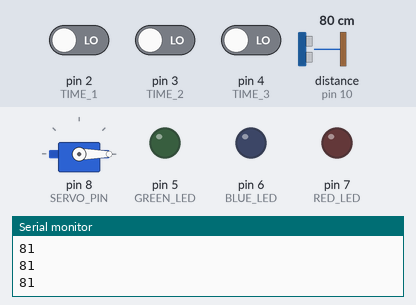
Recording of a sketch running on a simulated Arduino Uno, built with avr-gcc and run on an emulated ATmega328P. On the bench: servo, output pins drawn as LEDs (lit = HIGH), the last lines printed to the serial monitor. The inputs (shaded band) are chosen by the test bench; at power-on: distance to the obstacle (sensor on pin 10) 80 cm, pin 2 (TIME_1) LOW, pin 3 (TIME_2) LOW, pin 4 (TIME_3) LOW. The echo pulse lasts 58.3 µs per cm.

Above: at 1.2 s.
1.3 s: distance to the obstacle (sensor on pin 10) set to 12 cm
3.1 s: distance to the obstacle (sensor on pin 10) set to 9 cm
At 4.2 s:
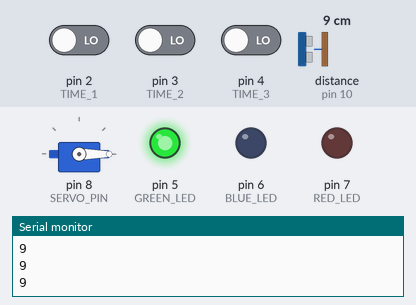
At 6.7 s:
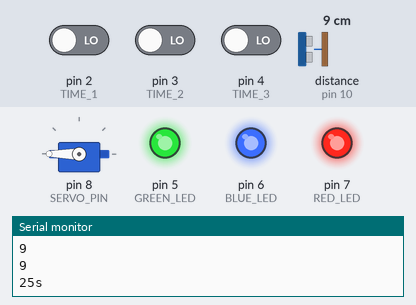
Timing chart, 0 to 8.2 s (numbered marks = the images above; inputs shaded):
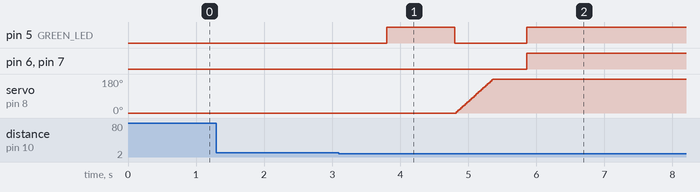

Measured:
- the behaviour switches between 11 and 10 cm on distance to the obstacle (sensor on pin 10) (found by bisection; images 0 and 1)
- after the input at 3.1 s, pin 5 (GREEN_LED): LOW → HIGH after 0.71 s, → LOW 1.0 s later, → HIGH 1.1 s later; pin 6 (BLUE_LED), pin 7 (RED_LED): LOW → HIGH after 2.8 s; servo on pin 8 (SERVO_PIN): moves from 0° to 180° over 0.54 s, starting after 1.7 s

The sketch:

l2o_howard_benedikt_85748242_lab81.ino
```cpp
/*
Name:			Benedikt Howard
E-mail:			benedikthoward@gmail.com
Student Number:		85748242
Date:			13. Jan, 2023
Purpose:		A simple control flow for a claw powered by an arduino uno
*/

#include <Servo.h>
#include <NewPing.h>

//reference for pin definition
#define TRIGGER_PIN 9
#define ECHO_PIN 10
#define SERVO_PIN 8
#define RED_LED 7
#define BLUE_LED 6
#define GREEN_LED 5
#define TIME_1 2
#define TIME_2 3
#define TIME_3 4

// Maximum distance we want to ping for (in centimetres).
#define MAX_DISTANCE 400
#define CLOSING_DISTANCE 10
#define OPENING_TIME 15


//creates objects for the servo and sonar
Servo myservo;
NewPing sonar(TRIGGER_PIN, ECHO_PIN, MAX_DISTANCE);

void setup() {
Serial.begin(9600);
myservo.attach(SERVO_PIN);

//defines pins for the LED timers
pinMode(RED_LED, OUTPUT);
pinMode(BLUE_LED, OUTPUT);
pinMode(GREEN_LED, OUTPUT);

// defines pins for the time function
pinMode(TIME_1,INPUT);
pinMode(TIME_2, INPUT);
pinMode(TIME_3, INPUT);
}

void loop() {
	myservo.write(0);
	int detect = 0;
	int delay_time;
	//detects object
	while(detect < 5){
  		int distance = sonar.ping_cm();
  		if(distance<= CLOSING_DISTANCE&& distance!=0){
    			detect++;
  		}else if(detect >= 0){
    			detect--;
  		}
		Serial.println(distance);
  		delay(100);
	}

	// BLINKS to warn of closing
	digitalWrite(GREEN_LED, HIGH);
	delay(1000);
	digitalWrite(GREEN_LED, LOW);

	//checks how long the delay should be
	if(digitalRead(TIME_1)==1){
		Serial.println("10s");
		delay_time = 10*1000;
	}else if(digitalRead(TIME_2)==1){
		delay_time = 20*1000;
		Serial.println("20s");
	}else if(digitalRead(TIME_3)==1){
		Serial.println("30s");
		delay_time = 30*1000;
	} else{
		Serial.println("25s");
		delay_time = 25*10000;
	}

	//closes
	for(int i = 0; i<=180;i++){
	myservo.write(i);
	delay(3.5);
	}
	delay(500);

	//turns the indicator LEDs on
	digitalWrite(GREEN_LED, HIGH);
	digitalWrite(BLUE_LED, HIGH);
	digitalWrite(RED_LED, HIGH);

	//delays and LED indicator
	delay(delay_time/4);
	digitalWrite(GREEN_LED, LOW);
	delay(delay_time/4);
	digitalWrite(BLUE_LED, LOW);
	delay(delay_time/4);
	digitalWrite(RED_LED, LOW);
	delay(delay_time/4);

	//opens the servo
	for(int i = 180; i>=0;i--){
		myservo.write(i);
		delay(3.5);
	}
	delay(10000);
}
```
